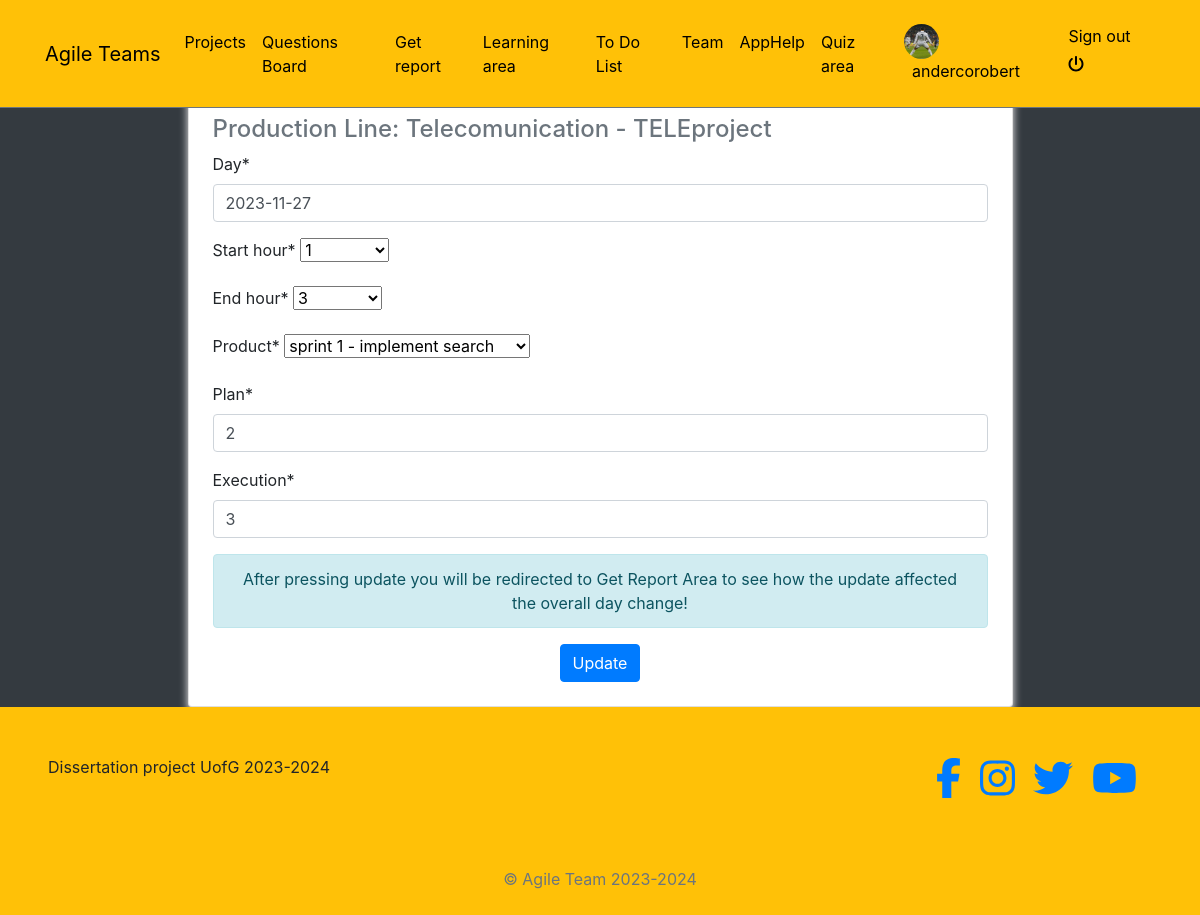
Page /reports/3/28/update (signed in) on the earlier database version.
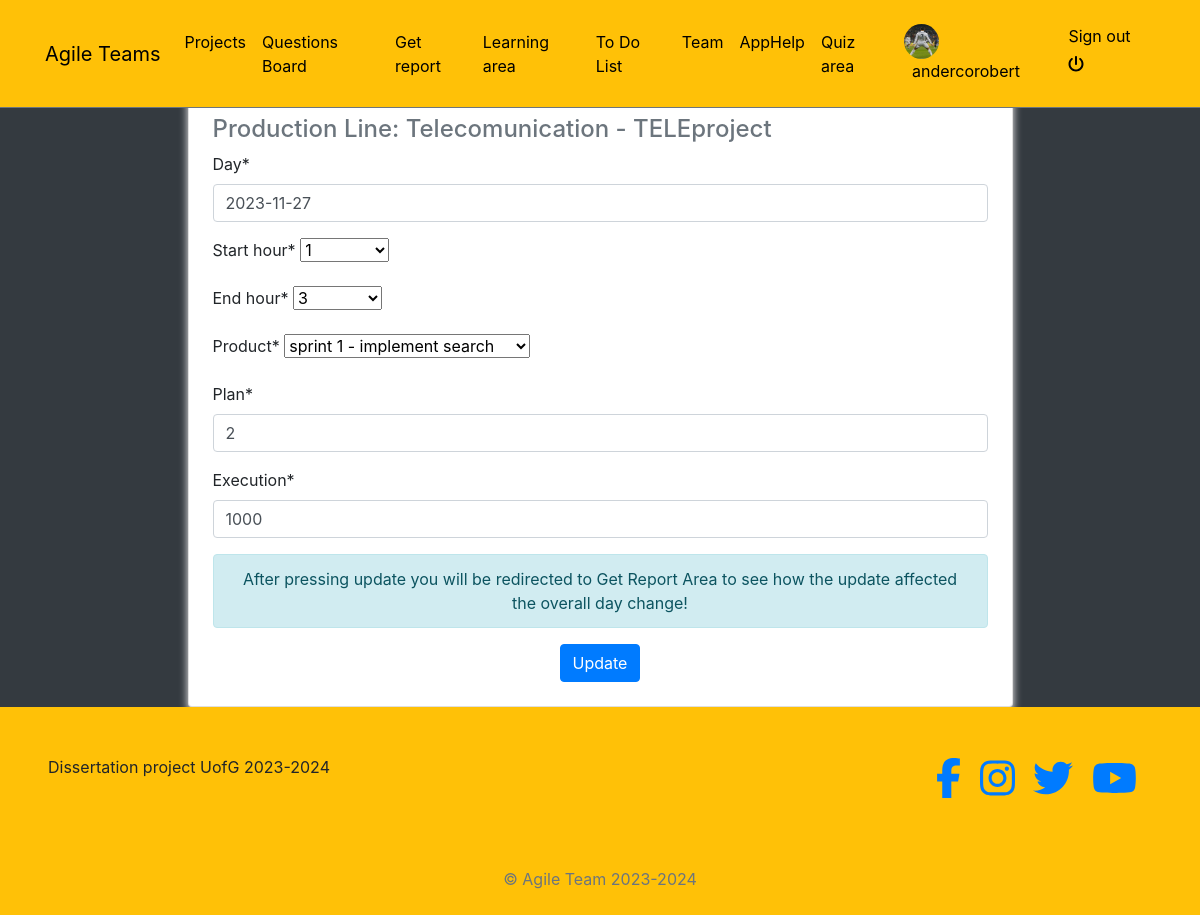
Same page on the later database version.
### reports/models.py (models this page shows, shortened)
class Report(models.Model):
    day = models.DateField(default=timezone.now)
    start_hour = models.CharField(max_length=200, choices=hours)
    end_hour = models.CharField(max_length=200, choices=hours)
    user = models.ForeignKey(User, on_delete=models.CASCADE)
    product = models.ForeignKey(Product, on_delete=models.CASCADE)
    plan = models.PositiveIntegerField()
    execution = models.PositiveIntegerField()
    production_line = models.ForeignKey(ProductionLine, on_delete=models.CASCADE)
    updated = models.DateTimeField(auto_now=True)
    created = models.DateTimeField(auto_now_add=True)
    objects=ReportManager()
    class Meta:
        ordering = ('-created',)

### areas/models.py (models this page shows)
class ProductionLine(models.Model):
    name = models.CharField(max_length=200)
    team_leader = models.ForeignKey(Profile, on_delete=models.CASCADE)
    products = models.ManyToManyField(Product)
    def __str__(self):
        return self.name

### reports/views.py (the view, shortened to what this page needs)
# urls.py: path('reports/<str:production_line>/<pk>/update', ReportUpdateView.as_view(), name='update-view'),
class ReportUpdateView(LoginRequiredMixin, UpdateView):
    model = Report
    form_class = ReportForm
    template_name = 'reports/update.html'

### reports/forms.py
class ReportForm(forms.ModelForm):
    class Meta:
        model = Report
        exclude = ('user', 'production_line',)
    def __init__(self, *args, **kwargs):
        production_line = kwargs.pop('production_line', None)
        super().__init__(*args, **kwargs)
        if production_line is not None:
            line = get_object_or_404(ProductionLine, name=production_line)
            self.fields['product'].queryset = line.products.all()

### blogs/context_processors.py (called while the page is built)
def get_categories(request):
    categories = Category.objects.all()
    return dict(categories=categories)

### products/models.py (called while the page is built)
    def __str__(self):
        return self.name

### profiles/context_processors.py (called while the page is built)
def profile_pic(request):
    if request.user.is_authenticated:
        user = request.user
        try:
            profile_obj = Profile.objects.get(user=user)
            pic = profile_obj.profile_picture
        except Profile.DoesNotExist:
            pic = None
        return {'picture':pic}
    return {}

def get_profile(request):
    if request.user.is_authenticated:
        user = request.user
        try:
            profile_obj = Profile.objects.get(user=user)
        except Profile.DoesNotExist:
            pic = None
        return {'profile':profile_obj}
    return {}

### reports/templates/reports/update.html (shortened to what this page needs)
{% extends 'base.html' %}
{% load crispy_forms_tags %}
{% block content %}
<div class="container mt-5" >
    <div class="row justify-content-center" style="margin-top: 70px;">
        <div class="col-9">
            <div class="card p-4">
                <div class="text-muted mb-2 h4"> Production Line: {{ object.production_line }}</div>
                <form action="" method="POST">
                    {{ form|crispy }}
                    <div class="alert alert-info text-center" role="alert">
                        After pressing update you will be redirected to Get Report Area to see how the update affected the overall day change!
                    </div>
                    <div class="text-center">
                        <button type='submit' class='btn btn-primary'>Update</button>
                    </div>
                </form>
            </div>
        </div>
    </div>
</div>
{% endblock content %}

Differences in the rows shown:
changed Report "sprint 1 - implement search": execution "3" → "1000"
